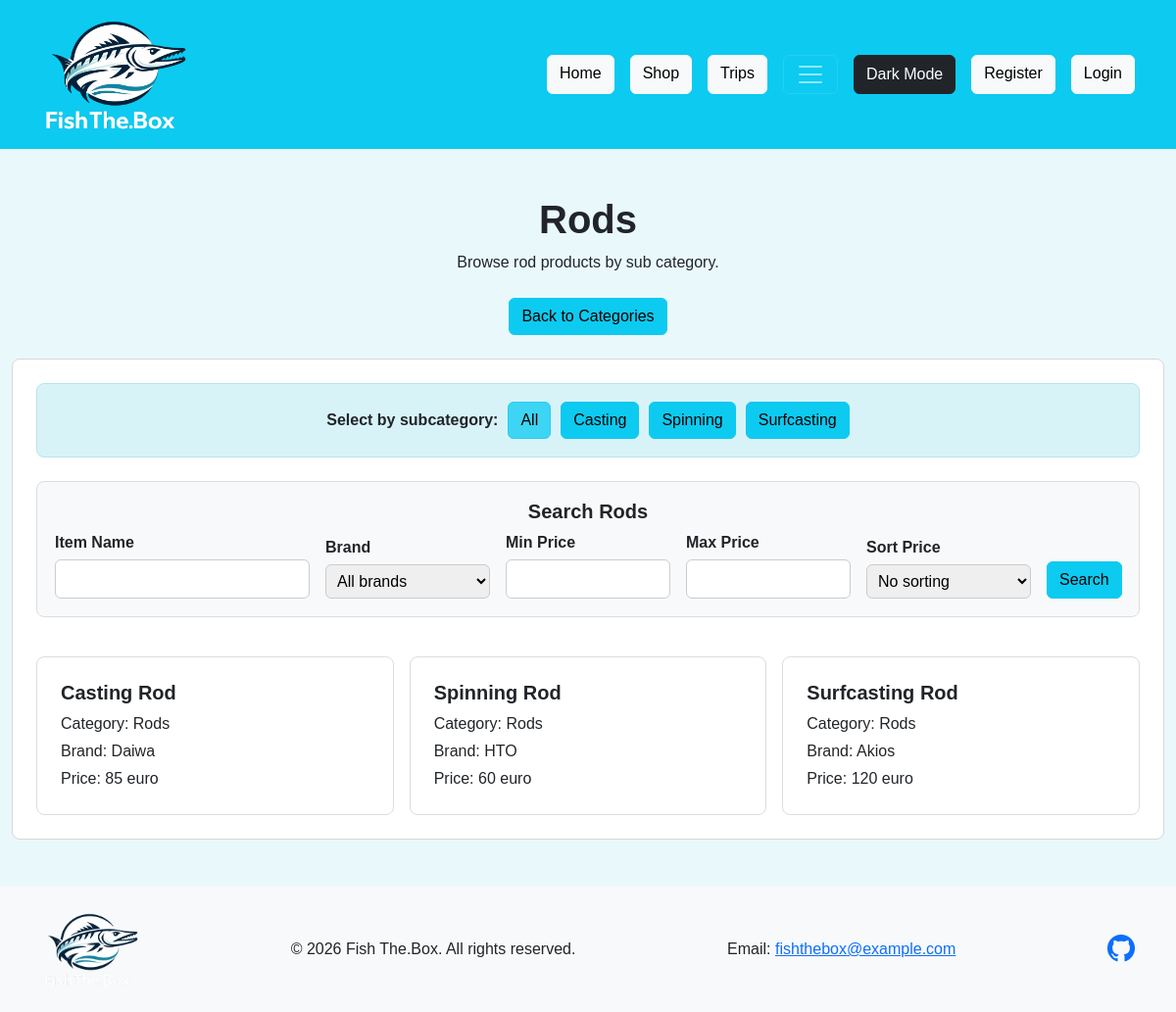
The page /shop/Rods on the database its author committed.
### shop/models.py (models this page shows, shortened)
class SubCategory(models.Model):
    name = models.CharField(max_length=100)

class Product(models.Model):
    name = models.CharField(max_length=200)
    brand = models.CharField(max_length=100)
    price = models.IntegerField()
    category = models.ForeignKey(Category, on_delete=models.CASCADE)
    sub_category = models.ForeignKey(SubCategory, on_delete=models.CASCADE)

class Category(models.Model):
    name = models.CharField(max_length=100)
    photo = models.CharField(max_length=200)

### shop/views.py (the view)
# urls.py: path('shop/Rods', views.rods, name='rods'),
def rods(request):
    return show_category(request, "Rods", "shop/rods.html")

### shop/views.py
class SubCategoryForm(forms.Form):
    sub_category = forms.ChoiceField(
        label="Sub Category",
        choices=[
            ("All", "All"),
            ("Spinning", "Spinning"),
            ("Casting", "Casting"),
            ("Surfcasting", "Surfcasting"),
            ("Jigging", "Jigging"),
            ("Boat Fishing", "Boat Fishing"),
            ("General", "General"),
        ]
    )

class ProductSearchForm(forms.Form):
    search_name = forms.CharField(label="Item Name", required=False)
    brand = forms.CharField(label="Brand", required=False)
    min_price = forms.IntegerField(label="Minimum Price", required=False, min_value=0)
    max_price = forms.IntegerField(label="Maximum Price", required=False, min_value=0)
    price_order = forms.ChoiceField(
        label="Sort Price",
        required=False,
        choices=[
            ("none", "No sorting"),
            ("low", "Lowest first"),
            ("high", "Highest first"),
        ]
    )

### shop/templates/shop/rods.html (shortened to what this page needs)
<!DOCTYPE html>
{% load static %}
<html lang="en">
<head>
    <link href="https://cdn.jsdelivr.net/npm/bootstrap@5.3.3/dist/css/bootstrap.min.css" rel="stylesheet">
    <link href="https://cdn.jsdelivr.net/npm/bootstrap-icons@1.11.3/font/bootstrap-icons.min.css" rel="stylesheet">
    <link rel="stylesheet" href="{% static 'shop/shop.css' %}?v=2">
    <link rel="stylesheet" href="{% static 'DarkMode/DarkMode.css' %}?v=2">
</head>
<body>
    <header class="bg-info text-white sticky-top">
        <div class="container py-3">
            <div class="d-flex justify-content-between align-items-center flex-wrap gap-3">
                <img src="{% static 'shop/logo.png' %}" alt="Fish The.Box logo" width="150" height="120">
                <div id="navbar"></div>
            </div>
        </div>
    </header>
    <main class="shop-main">
        <section class="shop-section py-5">
            <div class="container">
                <h1 class="text-center fw-bold mb-2">Rods</h1>
                <p class="text-center mb-4">Browse rod products by sub category.</p>
                <div class="text-center mb-4">
                    <a href="/shop/" class="btn btn-info">Back to Categories</a>
                </div>
                <div class="category-content-panel">
                <div class="filter-bar">
                    <div class="sub-category-buttons">
                        <p class="filter-label">Select by subcategory:</p>
                        {% for sub_category in sub_categories %}
                            <form action="{% url 'shop:rods' %}" method="post">
                                <button type="submit"
                                        class="btn btn-info {% if selected_sub_category == sub_category %}active{% endif %}">
                                    {{ sub_category }}
                                </button>
                            </form>
                        {% endfor %}
                    </div>
                </div>
                <div class="shop-search-box mt-4">
                    <h2 class="h5 fw-bold text-center">Search Rods</h2>
                    <form action="{% url 'shop:rods' %}" method="post">
                        <div class="row g-3 align-items-end">
                            <div class="col-md-3">
                                <label>Item Name</label>
                                {{ search_form.search_name }}
                            </div>
                            <div class="col-md-2">
                                <label>Brand</label>
                                <select name="brand">
                                    <option value="All">All brands</option>
                                </select>
                            </div>
                            <div class="col-md-2">
                                <label>Min Price</label>
                                {{ search_form.min_price }}
                            </div>
                            <div class="col-md-2">
                                <label>Max Price</label>
                                {{ search_form.max_price }}
                            </div>
                            <div class="col-md-2">
                                <label>Sort Price</label>
                                {{ search_form.price_order }}
                            </div>
                            <div class="col-md-1">
                                <button type="submit" name="search_button" class="btn btn-info">Search</button>
                            </div>
                        </div>
                    </form>
                </div>
                <div class="row g-3 mt-4">
                    {% for shop_item in items %}
                        <div class="col-md-4">
                            <div class="product-card h-100">
                                <h2 class="h5 fw-bold">{{ shop_item.name }}</h2>
                                <p class="mb-1">Category: {{ shop_item.category.name }}</p>
                                <p class="mb-1">Brand: {{ shop_item.brand }}</p>
                                <p class="mb-0">Price: {{ shop_item.price }} euro</p>
                            </div>
                        </div>
                    {% empty %}
                        <p class="text-center text-muted">No shop items found.</p>
                    {% endfor %}
                </div>
                </div>
            </div>
        </section>
    </main>
    <footer class="bg-light text-dark py-4">
        <div class="container d-flex justify-content-between align-items-center flex-wrap gap-4">
            <img src="{% static 'shop/logo.png' %}" alt="Fish The.Box logo" width="100" height="80">
            <p class="mb-0">&copy; 2026 Fish The.Box. All rights reserved.</p>
            <p class="mb-0">Email: <a href="mailto:fishthebox@example.com">fishthebox@example.com</a></p>
            <div class="d-flex gap-3 fs-3">
                <a href="https://github.com/G1org0s/Final-Assesment-Internet-Programming.git" aria-label="GitHub">
                    <i class="bi bi-github"></i>
                </a>
            </div>
        </div>
    </footer>
</body>
</html>

### shop/static/shop/shop.css (style rules this page uses)
body { min-height: 100vh; display: flex; flex-direction: column; font-family: Tahoma, Arial, sans-serif; }
main { flex: 1; background-color: #e9f8fb; }
.shop-section { min-height: 100%; background-color: #e9f8fb; }
.shop-section .container { max-width: 1600px; }
.category-content-panel { background-color: white; border: 1px solid #d7d7d7; border-radius: 8px; padding: 24px; max-width: 1400px; margin: 0 auto; }
.filter-label { font-weight: bold; margin: 0; }
.sub-category-buttons { display: flex; align-items: center; justify-content: center; gap: 10px; flex-wrap: wrap; }
.filter-bar { background-color: #d8f3f8; border: 1px solid #b7e4ec; border-radius: 8px; padding: 18px; max-width: 100%; margin: 0 auto; }
.shop-search-box { background-color: #f8f9fa; border: 1px solid #dddddd; border-radius: 8px; padding: 18px; }
.shop-search-box label { font-weight: bold; margin-bottom: 5px; }
.shop-search-box input, .shop-search-box select { width: 100%; padding: 7px; border: 1px solid #cccccc; border-radius: 6px; }
.product-card { background-color: white; border: 1px solid #dddddd; border-radius: 8px; padding: 24px; }

### rows shown on the page
SubCategory: sub_categories "Casting"
SubCategory: sub_categories "Spinning"
SubCategory: sub_categories "Surfcasting"
Product: name "Casting Rod", category.name "Rods", brand "Daiwa", price "85"
Product: name "Spinning Rod", category.name "Rods", brand "HTO", price "60"
Product: name "Surfcasting Rod", category.name "Rods", brand "Akios", price "120"

### other values the page prints
{{ sub_category }} "All"
